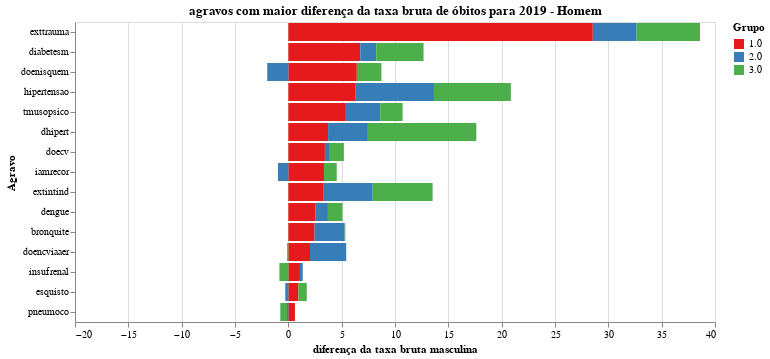

Notebook cell for this chart:
### Code cell
chart = plot_grafico_dif1(pop_19, pop_r,
                         'taxa_obitos_homem', 
                         "agravos com maior diferença da taxa bruta de óbitos para 2019 - Homem",
                        "diferença da taxa bruta masculina")

#chart.save('tx_bruta_h.svg')
chart

### Figure 1 — Vega-Lite specification as saved in the notebook (floating-point values rounded to 4 significant figures)
{"config": {"view": {"continuousWidth": 400, "continuousHeight": 300}, "range": {"category": {"scheme": "set1"}}}, "data": {"name": "data-794e4a8f24f9dacd6bd91a97d7f76f4a"}, "mark": "bar", "encoding": {"color": {"type": "nominal", "field": "grupo", "title": "Grupo"}, "order": {"type": "nominal", "field": "grupo", "sort": "ascending"}, "tooltip": {"type": "quantitative", "field": "taxa"}, "x": {"type": "quantitative", "field": "taxa", "scale": {"domain": [-20, 40]}, "title": "diferença da taxa bruta masculina"}, "y": {"type": "nominal", "field": "agravo", "sort": null, "title": "Agravo"}}, "title": "agravos com maior diferença da taxa bruta de óbitos para 2019 - Homem", "width": 640, "$schema": "https://vega.github.io/schema/vega-lite/v4.8.1.json", "datasets": {"data-794e4a8f24f9dacd6bd91a97d7f76f4a": [{"agravo": "exttrauma", "grupo": "1.0", "taxa": 28.54}, {"agravo": "exttrauma", "grupo": "2.0", "taxa": 4.1}, {"agravo": "exttrauma", "grupo": "3.0", "taxa": 5.949}, {"agravo": "diabetesm", "grupo": "1.0", "taxa": 6.744}, {"agravo": "diabetesm", "grupo": "2.0", "taxa": 1.495}, {"agravo": "diabetesm", "grupo": "3.0", "taxa": 4.44}, {"agravo": "doenisquem", "grupo": "1.0", "taxa": 6.419}, {"agravo": "doenisquem", "grupo": "2.0", "taxa": -1.978}, {"agravo": "doenisquem", "grupo": "3.0", "taxa": 2.31}, {"agravo": "hipertensao", "grupo": "1.0", "taxa": 6.263}, {"agravo": "hipertensao", "grupo": "2.0", "taxa": 7.388}, {"agravo": "hipertensao", "grupo": "3.0", "taxa": 7.209}, {"agravo": "tmusopsico", "grupo": "1.0", "taxa": 5.395}, {"agravo": "tmusopsico", "grupo": "2.0", "taxa": 3.219}, {"agravo": "tmusopsico", "grupo": "3.0", "taxa": 2.096}, {"agravo": "dhipert", "grupo": "1.0", "taxa": 3.726}, {"agravo": "dhipert", "grupo": "2.0", "taxa": 3.731}, {"agravo": "dhipert", "grupo": "3.0", "taxa": 10.17}, {"agravo": "doecv", "grupo": "1.0", "taxa": 3.429}, {"agravo": "doecv", "grupo": "2.0", "taxa": 0.4659}, {"agravo": "doecv", "grupo": "3.0", "taxa": 1.314}, {"agravo": "iamrecor", "grupo": "1.0", "taxa": 3.34}, {"agravo": "iamrecor", "grupo": "2.0", "taxa": -0.9688}, {"agravo": "iamrecor", "grupo": "3.0", "taxa": 1.197}, {"agravo": "extintind", "grupo": "1.0", "taxa": 3.317}, {"agravo": "extintind", "grupo": "2.0", "taxa": 4.592}, {"agravo": "extintind", "grupo": "3.0", "taxa": 5.618}, {"agravo": "dengue", "grupo": "1.0", "taxa": 2.562}, {"agravo": "dengue", "grupo": "2.0", "taxa": 1.15}, {"agravo": "dengue", "grupo": "3.0", "taxa": 1.367}, {"agravo": "bronquite", "grupo": "1.0", "taxa": 2.459}, {"agravo": "bronquite", "grupo": "2.0", "taxa": 2.821}, {"agravo": "bronquite", "grupo": "3.0", "taxa": 0.06085}, {"agravo": "doencviaaer", "grupo": "1.0", "taxa": 2.03}, {"agravo": "doencviaaer", "grupo": "2.0", "taxa": 3.397}, {"agravo": "doencviaaer", "grupo": "3.0", "taxa": -0.1124}, {"agravo": "insufrenal", "grupo": "1.0", "taxa": 1.087}, {"agravo": "insufrenal", "grupo": "2.0", "taxa": 0.2618}, {"agravo": "insufrenal", "grupo": "3.0", "taxa": -0.8365}, {"agravo": "esquisto", "grupo": "1.0", "taxa": 0.9422}, {"agravo": "esquisto", "grupo": "2.0", "taxa": -0.2853}, {"agravo": "esquisto", "grupo": "3.0", "taxa": 0.7878}, {"agravo": "pneumoco", "grupo": "1.0", "taxa": 0.6175}, {"agravo": "pneumoco", "grupo": "2.0", "taxa": -0.1265}, {"agravo": "pneumoco", "grupo": "3.0", "taxa": -0.6281}]}}
